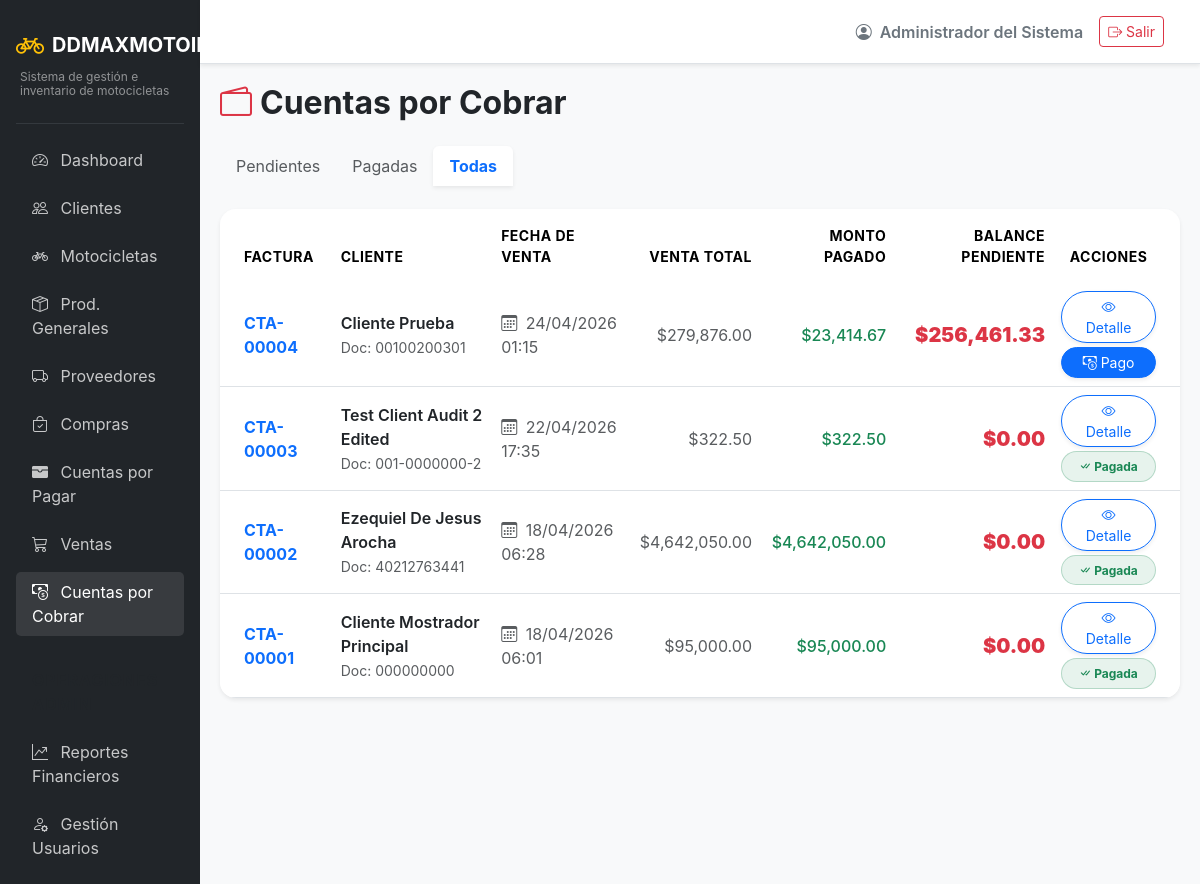
The app's page /accounts/?estado=todas (signed in) with its own data.
### app/models/auth.py (models this page shows, shortened)
class Usuarios(UserMixin, db.Model):
    __tablename__ = 'usuarios'
    id = db.Column(db.Integer, primary_key=True)
    usuario = db.Column(db.String(50), unique=True, nullable=False)
    password_hash = db.Column(db.String(255), nullable=False)
    rol_id = db.Column(db.Integer, db.ForeignKey('roles.id'), nullable=False)
    estado = db.Column(db.String(20), default='activo') # activo/inactivo
    nombre = db.Column(db.String(100), nullable=False)
    created_at = db.Column(db.DateTime, default=datetime.utcnow)
    updated_at = db.Column(db.DateTime, default=datetime.utcnow, onupdate=datetime.utcnow)

### app/models/finance.py (models this page shows)
class CuentasPorCobrar(db.Model):
    __tablename__ = 'cuentas_por_cobrar'
    id = db.Column(db.Integer, primary_key=True)
    factura_id = db.Column(db.Integer, db.ForeignKey('facturas.id'), nullable=False)
    monto_total = db.Column(db.Numeric(12, 2), nullable=False)
    saldo = db.Column(db.Numeric(12, 2), nullable=False)
    estado = db.Column(db.String(20), default='pendiente') # pendiente, pagado, atrasado
    created_at = db.Column(db.DateTime, default=datetime.utcnow)
    cuotas = db.relationship('Cuotas', backref='cuenta', lazy=True)
    pagos = db.relationship('Pagos', backref='cuenta', lazy=True)

### app/models/entities.py (models this page shows)
class Clientes(db.Model):
    __tablename__ = 'clientes'
    id = db.Column(db.Integer, primary_key=True)
    tipo = db.Column(db.String(20), nullable=False) # fisico, juridico
    nombre = db.Column(db.String(150), nullable=False)
    documento = db.Column(db.String(50), unique=True, nullable=False)
    telefono = db.Column(db.String(20))
    direccion = db.Column(db.String(255))
    nombre_garante = db.Column(db.String(150))
    documento_garante = db.Column(db.String(50))
    telefono_garante = db.Column(db.String(20))
    direccion_garante = db.Column(db.String(255))
    created_at = db.Column(db.DateTime, default=datetime.utcnow)

### app/models/transactions.py (models this page shows)
class Facturas(db.Model):
    __tablename__ = 'facturas'
    id = db.Column(db.Integer, primary_key=True)
    cliente_id = db.Column(db.Integer, db.ForeignKey('clientes.id'), nullable=False)
    usuario_id = db.Column(db.Integer, db.ForeignKey('usuarios.id'), nullable=False)
    fecha = db.Column(db.DateTime, default=datetime.utcnow)
    tipo = db.Column(db.String(20), nullable=False) # contado, credito
    subtotal = db.Column(db.Numeric(12, 2), nullable=False)
    descuento = db.Column(db.Numeric(12, 2), default=0)
    total = db.Column(db.Numeric(12, 2), nullable=False)
    pago_inicial = db.Column(db.Numeric(12, 2), default=0)
    metodo_pago = db.Column(db.String(50))
    estado = db.Column(db.String(20), default='pagada')
    created_at = db.Column(db.DateTime, default=datetime.utcnow)
    cliente = db.relationship('Clientes', backref='facturas')
    usuario = db.relationship('Usuarios', backref='facturas_generadas')
    detalles = db.relationship('DetalleFactura', backref='factura', lazy=True)
    cuenta_por_cobrar = db.relationship('CuentasPorCobrar', backref='factura', uselist=False)

### app/routes/receivables.py (the view)
@receivables_bp.route('/')
@login_required
def list_accounts():
    estado = request.args.get('estado', 'pendientes')
    if estado == 'pagadas':
        cuentas = CuentasPorCobrar.query.options(joinedload(CuentasPorCobrar.factura)).filter(CuentasPorCobrar.estado == 'pagado').order_by(CuentasPorCobrar.created_at.desc()).all()
    elif estado == 'todas':
        cuentas = CuentasPorCobrar.query.options(joinedload(CuentasPorCobrar.factura)).order_by(CuentasPorCobrar.created_at.desc()).all()
    else:
        cuentas = CuentasPorCobrar.query.options(joinedload(CuentasPorCobrar.factura)).filter(CuentasPorCobrar.estado.in_(['pendiente', 'atrasado', 'al_dia', 'parcial'])).filter(CuentasPorCobrar.saldo > 0).order_by(CuentasPorCobrar.created_at.desc()).all()
    return render_template('receivables/list.html', cuentas=cuentas, estado=estado)

### app/models/auth.py (called while the page is built)
@login_manager.user_loader
def load_user(user_id):
    return db.session.get(Usuarios, int(user_id))

### app/templates/receivables/list.html (shortened to what this page needs)
{% extends "base.html" %}
{% block content %}
<div class="d-flex justify-content-between align-items-center mb-4">
    <h2 class="fw-bold mb-0 text-dark"><i class="bi bi-wallet2 text-danger me-2"></i>Cuentas por Cobrar</h2>
</div>
<ul class="nav nav-tabs mb-4 border-bottom-0">
  <li class="nav-item">
    <a class="nav-link border-0 {% if estado == 'pendientes' %}active bg-white border-bottom-0 shadow-sm text-primary fw-bold rounded-top{% else %}text-muted{% endif %}" href="{{ url_for('accounts.list_accounts', estado='pendientes') }}">Pendientes</a>
  </li>
  <li class="nav-item">
    <a class="nav-link border-0 {% if estado == 'pagadas' %}active bg-white border-bottom-0 shadow-sm text-primary fw-bold rounded-top{% else %}text-muted{% endif %}" href="{{ url_for('accounts.list_accounts', estado='pagadas') }}">Pagadas</a>
  </li>
  <li class="nav-item">
    <a class="nav-link border-0 {% if estado == 'todas' %}active bg-white border-bottom-0 shadow-sm text-primary fw-bold rounded-top{% else %}text-muted{% endif %}" href="{{ url_for('accounts.list_accounts', estado='todas') }}">Todas</a>
  </li>
</ul>
<div class="card border-0 shadow-sm rounded-4 overflow-hidden">
    <div class="card-body p-0">
        <div class="table-responsive">
            <table class="table table-hover align-middle mb-0">
                <thead class="bg-light text-muted small text-uppercase" style="letter-spacing: 0.5px;">
                    <tr>
                        <th class="ps-4 py-3 border-0">Factura</th>
                        <th class="py-3 border-0">Cliente</th>
                        <th class="py-3 border-0">Fecha de Venta</th>
                        <th class="text-end py-3 border-0">Venta Total</th>
                        <th class="text-end py-3 border-0">Monto Pagado</th>
                        <th class="text-end py-3 border-0">Balance Pendiente</th>
                        <th class="text-center pe-4 py-3 border-0">Acciones</th>
                    </tr>
                </thead>
                <tbody class="border-top-0">
                    {% for cuenta in cuentas %}
                    <tr>
                        <td class="ps-4 fw-bold">
                            <a href="{{ url_for('accounts.detail_account', id=cuenta.id) }}" class="text-decoration-none">
                                CTA-{{ "{:05d}".format(cuenta.id) }}
                            </a>
                        </td>
                        <td>
                            <span class="d-block fw-semibold text-dark">{{ cuenta.factura.cliente.nombre }}</span>
                            <span class="text-muted small">Doc: {{ cuenta.factura.cliente.documento }}</span>
                        </td>
                        <td class="text-muted"><i class="bi bi-calendar3 me-1"></i> {{ cuenta.factura.fecha.strftime('%d/%m/%Y %H:%M') }}</td>
                        <td class="text-end text-muted">${{ "{:,.2f}".format(cuenta.monto_total) }}</td>
                        {% set pagado = cuenta.monto_total - cuenta.saldo %}
                        <td class="text-end text-success fw-medium">${{ "{:,.2f}".format(pagado) }}</td>
                        <td class="text-end fw-black text-danger fs-5">${{ "{:,.2f}".format(cuenta.saldo) }}</td>
                        <td class="text-center pe-4">
                            <a href="{{ url_for('accounts.detail_account', id=cuenta.id) }}" class="btn btn-sm btn-outline-primary rounded-pill px-3 shadow-sm mb-1 d-block w-100">
                                <i class="bi bi-eye"></i> Detalle
                            </a>
                            {% if cuenta.estado != 'pagado' and cuenta.saldo > 0 %}
                            <a href="{{ url_for('payments.create_payment', cuenta_id=cuenta.id) }}" class="btn btn-sm btn-primary rounded-pill px-3 shadow-sm d-block w-100">
                                <i class="bi bi-cash-coin"></i> Pago
                            </a>
                            {% else %}
                            <div class="badge bg-success bg-opacity-10 text-success rounded-pill px-3 py-2 w-100 border border-success border-opacity-25">
                                <i class="bi bi-check-all"></i> Pagada
                            </div>
                            {% endif %}
                        </td>
                    </tr>
                    {% endfor %}
                </tbody>
            </table>
        </div>
    </div>
</div>
{% endblock %}

### app/templates/base.html (shortened to what this page needs)
<!DOCTYPE html>
<html lang="es">
<head>
    <link href="https://cdn.jsdelivr.net/npm/bootstrap@5.3.2/dist/css/bootstrap.min.css" rel="stylesheet">
    <link href="https://cdn.jsdelivr.net/npm/bootstrap-icons@1.11.1/font/bootstrap-icons.css" rel="stylesheet">
</head>
<body>
    <div class="container-fluid p-0">
        <div class="row g-0">
            <div class="col-md-2 sidebar d-none d-md-block p-3">
                <a href="{{ url_for('main.dashboard') }}" class="text-decoration-none d-flex flex-column mb-4 mt-2">
                    <div class="d-flex align-items-center">
                        <i class="bi bi-bicycle fs-3 text-warning me-2"></i>
                        <span class="fs-5 text-white fw-bold">DDMAXMOTOIMPORT</span>
                    </div>
                    <div class="text-white-50 mt-1 ps-1" style="font-size: 0.75rem; line-height: 1.2;">Sistema de gestión e inventario de motocicletas</div>
                </a>
                <hr class="text-secondary">
                <ul class="nav flex-column gap-2">
                    <li class="nav-item">
                        <a class="nav-link {% if request.endpoint and request.endpoint.startswith('main.') %}active{% endif %}" href="{{ url_for('main.dashboard') }}">
                            <i class="bi bi-speedometer2 me-2"></i> Dashboard
                        </a>
                    </li>
                    <li class="nav-item">
                        <a class="nav-link {% if request.endpoint and request.endpoint.startswith('clients.') %}active{% endif %}" href="{{ url_for('clients.list_clients') }}">
                            <i class="bi bi-people me-2"></i> Clientes
                        </a>
                    </li>
                    <li class="nav-item">
                        <a class="nav-link {% if request.endpoint and request.endpoint.startswith('inventory.') and 'product' not in request.endpoint %}active{% endif %}" href="{{ url_for('inventory.list_motorcycles') }}">
                            <i class="bi bi-bicycle me-2"></i> Motocicletas
                        </a>
                    </li>
                    <li class="nav-item">
                        <a class="nav-link {% if request.endpoint and request.endpoint.startswith('inventory.') and 'product' in request.endpoint %}active{% endif %}" href="{{ url_for('inventory.list_products') }}">
                            <i class="bi bi-box-seam me-2"></i> Prod. Generales
                        </a>
                    </li>
                    <li class="nav-item">
                        <a class="nav-link {% if request.endpoint and request.endpoint.startswith('suppliers.') %}active{% endif %}" href="{{ url_for('suppliers.list_suppliers') }}">
                            <i class="bi bi-truck me-2"></i> Proveedores
                        </a>
                    </li>
                    <li class="nav-item">
                        <a class="nav-link {% if request.endpoint and request.endpoint.startswith('purchases.') %}active{% endif %}" href="{{ url_for('purchases.list_purchases') }}">
                            <i class="bi bi-bag-check me-2"></i> Compras
                        </a>
                    </li>
                    <li class="nav-item">
                        <a class="nav-link {% if request.endpoint and request.endpoint.startswith('payables.') %}active{% endif %}" href="{{ url_for('payables.list_accounts') }}">
                            <i class="bi bi-wallet-fill me-2"></i> Cuentas por Pagar
                        </a>
                    </li>
                    <li class="nav-item">
                        <a class="nav-link {% if request.endpoint and request.endpoint.startswith('sales.') %}active{% endif %}" href="{{ url_for('sales.list_sales') }}">
                            <i class="bi bi-cart3 me-2"></i> Ventas
                        </a>
                    </li>
                    <li class="nav-item">
                        <a class="nav-link {% if request.endpoint and request.endpoint.startswith('accounts.') %}active{% endif %}" href="{{ url_for('accounts.list_accounts') }}">
                            <i class="bi bi-cash-coin me-2"></i> Cuentas por Cobrar
                        </a>
                    </li>
                    {% if current_user.is_authenticated and current_user.rol.nombre|upper in ['ADMIN', 'ADMINISTRADOR'] %}
                    <li class="nav-item mt-3">
                        <span class="nav-link text-uppercase small fw-bold text-muted" style="letter-spacing: 1px;">Operaciones Admin</span>
                    </li>
                    <li class="nav-item">
                        <a class="nav-link {% if request.endpoint and request.endpoint.startswith('reports.') %}active{% endif %}" href="{{ url_for('reports.sales_report') }}">
                            <i class="bi bi-graph-up-arrow me-2"></i> Reportes Financieros
                        </a>
                    </li>
                    <li class="nav-item">
                        <a class="nav-link" href="#" onclick="alert('Módulo de usuarios en desarrollo'); return false;">
                            <i class="bi bi-person-gear me-2"></i> Gestión Usuarios
                        </a>
                    </li>
                    {% endif %}
                </ul>
            </div>
            <div class="col-md-10 d-flex flex-column vh-100">
                <nav class="navbar navbar-expand-lg navbar-light bg-white border-bottom shadow-sm px-4 py-3">
                    <div class="container-fluid">
                        <div class="ms-auto d-flex align-items-center">
                            <span class="me-3 fw-semibold text-secondary">
                                <i class="bi bi-person-circle me-1"></i> {{ current_user.nombre }}
                            </span>
                            <a href="{{ url_for('auth.logout') }}" class="btn btn-outline-danger btn-sm">
                                <i class="bi bi-box-arrow-right"></i> Salir
                            </a>
                        </div>
                    </div>
                </nav>
                <main class="content-area flex-grow-1 overflow-auto">
                    {% block content %}{% endblock %}
                </main>
            </div>
        </div>
    </div>
</body>
</html>

### app/templates/base.html (style rules this page uses)
body { background-color: #f8f9fa; font-family: 'Inter', sans-serif; }
.sidebar { background-color: #212529; min-height: 100vh; color: #fff; }
.sidebar .nav-link { color: rgba(255,255,255,.75); transition: 0.3s; }
.sidebar .nav-link:hover, .sidebar .nav-link.active { color: #fff; background: rgba(255,255,255,.1); border-radius: 5px; }
.content-area { padding: 20px; }

### app/templates/receivables/list.html (style rules this page uses)
.fw-black { font-weight: 900; }

### records on screen
Usuarios: nombre "Administrador del Sistema"
CuentasPorCobrar: id "00004", factura.cliente.nombre "Cliente Prueba", factura.cliente.documento "00100200301", factura.fecha "24/04/2026 01:15", monto_total "279,876.00", pagado "23,414.67", saldo "256,461.33"
CuentasPorCobrar: id "00003", factura.cliente.nombre "Test Client Audit 2 Edited", factura.cliente.documento "001-0000000-2", factura.fecha "22/04/2026 17:35", monto_total "322.50", saldo "0.00", estado "Pagada"
CuentasPorCobrar: id "00002", factura.cliente.nombre "Ezequiel De Jesus Arocha", factura.cliente.documento "40212763441", factura.fecha "18/04/2026 06:28", monto_total "4,642,050.00", saldo "0.00", estado "Pagada"
CuentasPorCobrar: id "00001", factura.cliente.nombre "Cliente Mostrador Principal", factura.cliente.documento "000000000", factura.fecha "18/04/2026 06:01", monto_total "95,000.00", saldo "0.00", estado "Pagada"
